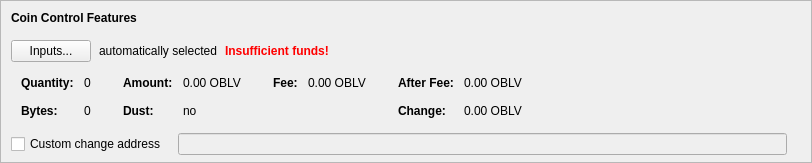
    <widget class="QFrame" name="frameCoinControl">
     <property name="sizePolicy">
      <sizepolicy hsizetype="Expanding" vsizetype="Expanding">
       <horstretch>0</horstretch>
       <verstretch>0</verstretch>
      </sizepolicy>
     </property>
     <property name="maximumSize">
      <size>
       <width>16777215</width>
       <height>16777215</height>
      </size>
     </property>
     <property name="frameShape">
      <enum>QFrame::StyledPanel</enum>
     </property>
     <property name="frameShadow">
      <enum>QFrame::Sunken</enum>
     </property>
     <layout class="QVBoxLayout" name="verticalLayoutCoinControl2">
      <property name="spacing">
       <number>0</number>
      </property>
      <property name="leftMargin">
       <number>0</number>
      </property>
      <property name="topMargin">
       <number>0</number>
      </property>
      <property name="rightMargin">
       <number>0</number>
      </property>
      <property name="bottomMargin">
       <number>6</number>
      </property>
      <item>
       <layout class="QVBoxLayout" name="verticalLayoutCoinControl" stretch="0,0,0,0,1">
        <property name="spacing">
         <number>0</number>
        </property>
        <property name="leftMargin">
         <number>10</number>
        </property>
        <property name="topMargin">
         <number>10</number>
        </property>
        <item>
         <layout class="QHBoxLayout" name="horizontalLayoutCoinControl1">
          <property name="bottomMargin">
           <number>15</number>
          </property>
          <item>
           <widget class="QLabel" name="labelCoinControlFeatures">
            <property name="sizePolicy">
             <sizepolicy hsizetype="Preferred" vsizetype="Maximum">
              <horstretch>0</horstretch>
              <verstretch>0</verstretch>
             </sizepolicy>
            </property>
            <property name="font">
             <font>
              <weight>75</weight>
              <bold>true</bold>
             </font>
            </property>
            <property name="styleSheet">
             <string notr="true">font-weight:bold;</string>
            </property>
            <property name="text">
             <string>Coin Control Features</string>
            </property>
           </widget>
          </item>
         </layout>
        </item>
        <item>
         <layout class="QHBoxLayout" name="horizontalLayoutCoinControl2" stretch="0,0,0,0">
          <property name="spacing">
           <number>8</number>
          </property>
          <property name="bottomMargin">
           <number>10</number>
          </property>
          <item>
           <widget class="QPushButton" name="pushButtonCoinControl">
            <property name="styleSheet">
             <string notr="true"/>
            </property>
            <property name="text">
             <string>Inputs...</string>
            </property>
            <property name="autoDefault">
             <bool>false</bool>
            </property>
           </widget>
          </item>
          <item>
           <widget class="QLabel" name="labelCoinControlAutomaticallySelected">
            <property name="text">
             <string>automatically selected</string>
            </property>
            <property name="margin">
             <number>5</number>
            </property>
           </widget>
          </item>
          <item>
           <widget class="QLabel" name="labelCoinControlInsuffFunds">
            <property name="font">
             <font>
              <weight>75</weight>
              <bold>true</bold>
             </font>
            </property>
            <property name="styleSheet">
             <string notr="true">color:red;font-weight:bold;</string>
            </property>
            <property name="text">
             <string>Insufficient funds!</string>
            </property>
            <property name="margin">
             <number>5</number>
            </property>
           </widget>
          </item>
          <item>
           <spacer name="horizontalSpacerCoinControl">
            <property name="orientation">
             <enum>Qt::Horizontal</enum>
            </property>
            <property name="sizeHint" stdset="0">
             <size>
              <width>40</width>
              <height>1</height>
             </size>
            </property>
           </spacer>
          </item>
         </layout>
        </item>
        <item>
         <widget class="QWidget" name="widgetCoinControl" native="true">
          <property name="sizePolicy">
           <sizepolicy hsizetype="Preferred" vsizetype="Preferred">
            <horstretch>0</horstretch>
            <verstretch>0</verstretch>
           </sizepolicy>
          </property>
          <property name="minimumSize">
           <size>
            <width>0</width>
            <height>0</height>
           </size>
          </property>
          <property name="styleSheet">
           <string notr="true"/>
          </property>
          <layout class="QHBoxLayout" name="horizontalLayoutCoinControl5">
           <property name="leftMargin">
            <number>0</number>
           </property>
           <property name="topMargin">
            <number>0</number>
           </property>
           <property name="rightMargin">
            <number>0</number>
           </property>
           <property name="bottomMargin">
            <number>0</number>
           </property>
           <item>
            <layout class="QHBoxLayout" name="horizontalLayoutCoinControl3" stretch="0,0,0,1">
             <property name="spacing">
              <number>20</number>
             </property>
             <property name="topMargin">
              <number>0</number>
             </property>
             <property name="bottomMargin">
              <number>10</number>
             </property>
             <item>
              <layout class="QFormLayout" name="formLayoutCoinControl1">
               <property name="horizontalSpacing">
                <number>10</number>
               </property>
               <property name="verticalSpacing">
                <number>14</number>
               </property>
               <property name="leftMargin">
                <number>10</number>
               </property>
               <property name="topMargin">
                <number>4</number>
               </property>
               <property name="rightMargin">
                <number>6</number>
               </property>
               <item row="0" column="0">
                <widget class="QLabel" name="labelCoinControlQuantityText">
                 <property name="font">
                  <font>
                   <weight>75</weight>
                   <bold>true</bold>
                  </font>
                 </property>
                 <property name="text">
                  <string>Quantity:</string>
                 </property>
                 <property name="margin">
                  <number>0</number>
                 </property>
                </widget>
               </item>
               <item row="0" column="1">
                <widget class="QLabel" name="labelCoinControlQuantity">
                 <property name="cursor">
                  <cursorShape>IBeamCursor</cursorShape>
                 </property>
                 <property name="contextMenuPolicy">
                  <enum>Qt::ActionsContextMenu</enum>
                 </property>
                 <property name="text">
                  <string notr="true">0</string>
                 </property>
                 <property name="margin">
                  <number>0</number>
                 </property>
                 <property name="textInteractionFlags">
                  <set>Qt::LinksAccessibleByMouse|Qt::TextSelectableByKeyboard|Qt::TextSelectableByMouse</set>
                 </property>
                </widget>
               </item>
               <item row="1" column="0">
                <widget class="QLabel" name="labelCoinControlBytesText">
                 <property name="font">
                  <font>
                   <weight>75</weight>
                   <bold>true</bold>
                  </font>
                 </property>
                 <property name="text">
                  <string>Bytes:</string>
                 </property>
                </widget>
               </item>
               <item row="1" column="1">
                <widget class="QLabel" name="labelCoinControlBytes">
                 <property name="cursor">
                  <cursorShape>IBeamCursor</cursorShape>
                 </property>
                 <property name="contextMenuPolicy">
                  <enum>Qt::ActionsContextMenu</enum>
                 </property>
                 <property name="text">
                  <string notr="true">0</string>
                 </property>
                 <property name="textInteractionFlags">
                  <set>Qt::LinksAccessibleByMouse|Qt::TextSelectableByKeyboard|Qt::TextSelectableByMouse</set>
                 </property>
                </widget>
               </item>
              </layout>
             </item>
             <item>
              <layout class="QFormLayout" name="formLayoutCoinControl2">
               <property name="horizontalSpacing">
                <number>10</number>
               </property>
               <property name="verticalSpacing">
                <number>14</number>
               </property>
               <property name="leftMargin">
                <number>6</number>
               </property>
               <property name="topMargin">
                <number>4</number>
               </property>
               <property name="rightMargin">
                <number>6</number>
               </property>
               <item row="0" column="0">
                <widget class="QLabel" name="labelCoinControlAmountText">
                 <property name="font">
                  <font>
                   <weight>75</weight>
                   <bold>true</bold>
                  </font>
                 </property>
                 <property name="text">
                  <string>Amount:</string>
                 </property>
                 <property name="margin">
                  <number>0</number>
                 </property>
                </widget>
               </item>
               <item row="0" column="1">
                <widget class="QLabel" name="labelCoinControlAmount">
                 <property name="cursor">
                  <cursorShape>IBeamCursor</cursorShape>
                 </property>
                 <property name="contextMenuPolicy">
                  <enum>Qt::ActionsContextMenu</enum>
                 </property>
                 <property name="text">
                  <string notr="true">0.00 OBLV</string>
                 </property>
                 <property name="textInteractionFlags">
                  <set>Qt::LinksAccessibleByMouse|Qt::TextSelectableByKeyboard|Qt::TextSelectableByMouse</set>
                 </property>
                </widget>
               </item>
               <item row="1" column="0">
                <widget class="QLabel" name="labelCoinControlLowOutputText">
                 <property name="font">
                  <font>
                   <weight>75</weight>
                   <bold>true</bold>
                  </font>
                 </property>
                 <property name="text">
                  <string>Dust:</string>
                 </property>
                </widget>
               </item>
               <item row="1" column="1">
                <widget class="QLabel" name="labelCoinControlLowOutput">
                 <property name="cursor">
                  <cursorShape>IBeamCursor</cursorShape>
                 </property>
                 <property name="contextMenuPolicy">
                  <enum>Qt::ActionsContextMenu</enum>
                 </property>
                 <property name="text">
                  <string notr="true">no</string>
                 </property>
                 <property name="textInteractionFlags">
                  <set>Qt::LinksAccessibleByMouse|Qt::TextSelectableByKeyboard|Qt::TextSelectableByMouse</set>
                 </property>
                </widget>
               </item>
              </layout>
             </item>
             <item>
              <layout class="QFormLayout" name="formLayoutCoinControl3">
               <property name="horizontalSpacing">
                <number>10</number>
               </property>
               <property name="verticalSpacing">
                <number>14</number>
               </property>
               <property name="leftMargin">
                <number>6</number>
               </property>
               <property name="topMargin">
                <number>4</number>
               </property>
               <property name="rightMargin">
                <number>6</number>
               </property>
               <item row="0" column="0">
                <widget class="QLabel" name="labelCoinControlFeeText">
                 <property name="font">
                  <font>
                   <weight>75</weight>
                   <bold>true</bold>
                  </font>
                 </property>
                 <property name="text">
                  <string>Fee:</string>
                 </property>
                 <property name="margin">
                  <number>0</number>
                 </property>
                </widget>
               </item>
               <item row="0" column="1">
                <widget class="QLabel" name="labelCoinControlFee">
                 <property name="cursor">
                  <cursorShape>IBeamCursor</cursorShape>
                 </property>
                 <property name="contextMenuPolicy">
                  <enum>Qt::ActionsContextMenu</enum>
                 </property>
                 <property name="text">
                  <string notr="true">0.00 OBLV</string>
                 </property>
                 <property name="textInteractionFlags">
                  <set>Qt::LinksAccessibleByMouse|Qt::TextSelectableByKeyboard|Qt::TextSelectableByMouse</set>
                 </property>
                </widget>
               </item>
              </layout>
             </item>
             <item>
              <layout class="QFormLayout" name="formLayoutCoinControl4">
               <property name="horizontalSpacing">
                <number>10</number>
               </property>
               <property name="verticalSpacing">
                <number>14</number>
               </property>
               <property name="leftMargin">
                <number>6</number>
               </property>
               <property name="topMargin">
                <number>4</number>
               </property>
               <property name="rightMargin">
                <number>6</number>
               </property>
               <item row="0" column="0">
                <widget class="QLabel" name="labelCoinControlAfterFeeText">
                 <property name="font">
                  <font>
                   <weight>75</weight>
                   <bold>true</bold>
                  </font>
                 </property>
                 <property name="text">
                  <string>After Fee:</string>
                 </property>
                 <property name="margin">
                  <number>0</number>
                 </property>
                </widget>
               </item>
               <item row="0" column="1">
                <widget class="QLabel" name="labelCoinControlAfterFee">
                 <property name="cursor">
                  <cursorShape>IBeamCursor</cursorShape>
                 </property>
                 <property name="contextMenuPolicy">
                  <enum>Qt::ActionsContextMenu</enum>
                 </property>
                 <property name="text">
                  <string notr="true">0.00 OBLV</string>
                 </property>
                 <property name="textInteractionFlags">
                  <set>Qt::LinksAccessibleByMouse|Qt::TextSelectableByKeyboard|Qt::TextSelectableByMouse</set>
                 </property>
                </widget>
               </item>
               <item row="1" column="0">
                <widget class="QLabel" name="labelCoinControlChangeText">
                 <property name="font">
                  <font>
                   <weight>75</weight>
                   <bold>true</bold>
                  </font>
                 </property>
                 <property name="text">
                  <string>Change:</string>
                 </property>
                </widget>
               </item>
               <item row="1" column="1">
                <widget class="QLabel" name="labelCoinControlChange">
                 <property name="cursor">
                  <cursorShape>IBeamCursor</cursorShape>
                 </property>
                 <property name="contextMenuPolicy">
                  <enum>Qt::ActionsContextMenu</enum>
                 </property>
                 <property name="text">
                  <string notr="true">0.00 OBLV</string>
                 </property>
                 <property name="textInteractionFlags">
                  <set>Qt::LinksAccessibleByMouse|Qt::TextSelectableByKeyboard|Qt::TextSelectableByMouse</set>
                 </property>
                </widget>
               </item>
              </layout>
             </item>
            </layout>
           </item>
          </layout>
         </widget>
        </item>
        <item>
         <layout class="QHBoxLayout" name="horizontalLayoutCoinControl4" stretch="0,0,0">
          <property name="spacing">
           <number>12</number>
          </property>
          <property name="sizeConstraint">
           <enum>QLayout::SetDefaultConstraint</enum>
          </property>
          <property name="topMargin">
           <number>5</number>
          </property>
          <property name="rightMargin">
           <number>5</number>
          </property>
          <item>
           <widget class="QCheckBox" name="checkBoxCoinControlChange">
            <property name="toolTip">
             <string>If this is activated, but the change address is empty or invalid, change will be sent to a newly generated address.</string>
            </property>
            <property name="text">
             <string>Custom change address</string>
            </property>
           </widget>
          </item>
          <item>
           <widget class="QValidatedLineEdit" name="lineEditCoinControlChange">
            <property name="enabled">
             <bool>false</bool>
            </property>
            <property name="sizePolicy">
             <sizepolicy hsizetype="Expanding" vsizetype="Fixed">
              <horstretch>0</horstretch>
              <verstretch>0</verstretch>
             </sizepolicy>
            </property>
           </widget>
          </item>
          <item>
           <widget class="QLabel" name="labelCoinControlChangeLabel">
            <property name="sizePolicy">
             <sizepolicy hsizetype="Preferred" vsizetype="Expanding">
              <horstretch>0</horstretch>
              <verstretch>0</verstretch>
             </sizepolicy>
            </property>
            <property name="minimumSize">
             <size>
              <width>0</width>
              <height>0</height>
             </size>
            </property>
            <property name="text">
             <string/>
            </property>
            <property name="margin">
             <number>3</number>
            </property>
           </widget>
          </item>
         </layout>
        </item>
        <item>
         <spacer name="verticalSpacerCoinControl">
          <property name="orientation">
           <enum>Qt::Vertical</enum>
          </property>
          <property name="sizeHint" stdset="0">
           <size>
            <width>800</width>
            <height>1</height>
           </size>
          </property>
         </spacer>
        </item>
       </layout>
      </item>
     </layout>
    </widget>
